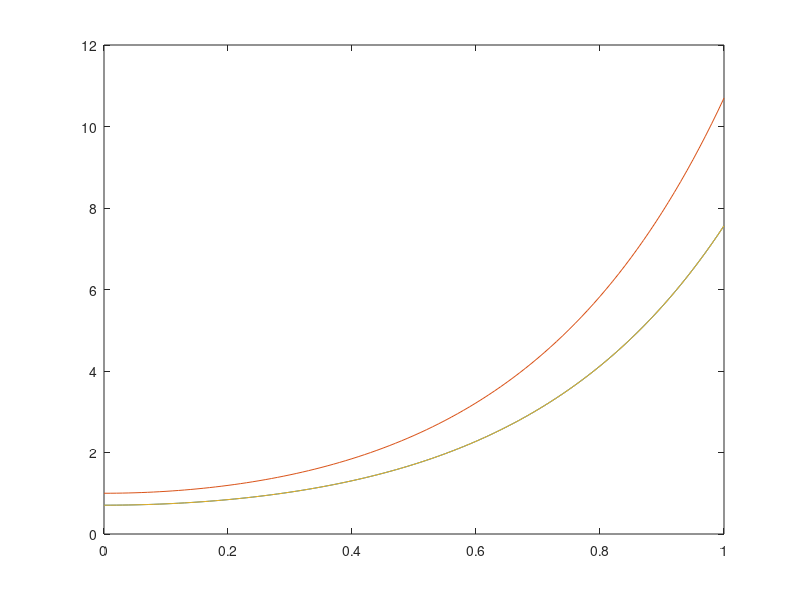

This figure's MATLAB source:
# Ejercicio 27 integrador. Página 114
# Es de segundo orden en 'x' y en primer orden en 't'
# usando reduccion de orden y euler modificado

function reduccion_euler_modificado


    L = 1.0;
    c = 1.0;
    dt = 0.01;
    dx = L / 4;

    # Discretizamos en 5 puntos
    x = 0.0 : dx : L;
    t = 0.0 : dt : 1.0;

    l = c * c /  (dx * dx);
    K = [-2, 1, 0; 1, -2, 1; 0, 1, -2];

    A = [zeros(3, 3), eye(3); -l * K, zeros(3, 3)];

    # Condiciones iniciales
    u_0 = [sin(pi * x(2) / L); sin(pi * x(3) / L); sin(pi * x(4) / L)];
    du_0 = [0; 0; 0];

    # Reduccion de orden euler modificado
    u = [u_0; du_0];
    for i = 2 : length(t)

        previous = u(:, i - 1);
        slope1 = A * previous;

        half_way_u = previous + dt * 0.5 * slope1;

        half_way_slope = A * half_way_u;
        u(:, i) = previous + dt * half_way_slope;
    end

    # Muestro solamente las primeras 3 funciones, que corresponden a las
    # funciones U(t) y no a sus derivadas
    plot(t, u(1 : 3, :))


endfunction
